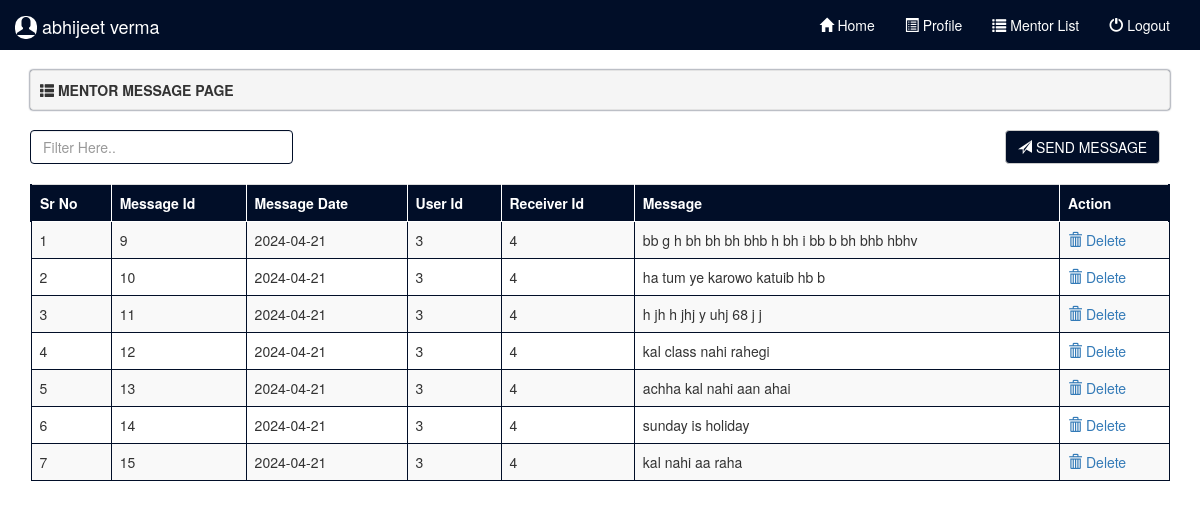
The app's page /message?id=4 (signed in) with its own data.
### tables this page shows
CREATE TABLE IF NOT EXISTS `tbl_message` (
  `msg_id` int(11) NOT NULL AUTO_INCREMENT,
  `mdate` varchar(12) NOT NULL,
  `uid` int(11) NOT NULL,
  `mid` int(11) NOT NULL,
  `message` longtext NOT NULL,
  PRIMARY KEY (`msg_id`)
);

### message.php (the view, shortened to what this page needs)
<?php
include('connect.php');
$id = $_GET['id'];
?>
<!DOCTYPE html>
<html>
<head>
	<?php include('bootcdn.php') ?>
</head>
<body>
	<?php include('header.php'); ?>
	<div class="container">
		<div class="well well-sm">
			<span class="glyphicon glyphicon-th-list"></span>
			<b>MENTOR MESSAGE PAGE</b>
		</div>
              <div class="row">
                     <div class="col-sm-3">
                      <input style="border:1px solid #010E28;" class="form-control" id="myInput" type="text" placeholder="Filter Here..">
                     </div>
                     <div class="col-sm-7">
                     </div>
                     <div class="col-sm-2">
                            <a style="background-color:#010E28;color:white;" href="#" class="btn btn-default" data-toggle="modal" data-target="#myModal">
                                   <span class="glyphicon glyphicon-send"></span>
                                   SEND MESSAGE
                            </a>
                     </div>
              </div>
             <br>
               <div class="table-responsive">
                     <table class="table table-hover table-striped table-bordered">
                            <thead>
                                   <tr>
                                          <th>Sr No</th>
                                          <th>Message Id</th>
                                          <th>Message Date</th>
                                          <th>User Id</th>
                                          <th>Receiver Id</th>
                                          <th>Message</th>
                                          <th>Action</th>
                                   </tr>
                            </thead>
                            <tbody id="myTable">
                                   <?php
                                   $ulist = mysqli_query($con,"SELECT * FROM `tbl_message` WHERE `uid` = '".$_SESSION['uid']."' AND `mid` = '".$id."' ");
                                   $counter = 1;
                                   while($ulist_data = mysqli_fetch_assoc($ulist)){
                                   ?>
                                   <tr>
                                          <td><?php echo $counter; ?></td>
                                          <td><?php echo $ulist_data['msg_id'] ?></td>
                                          <td><?php echo $ulist_data['mdate'] ?></td>
                                          <td><?php echo $ulist_data['uid'] ?></td>
                                          <td><?php echo $ulist_data['mid'] ?></td>
                                          <td><?php echo $ulist_data['message'] ?></td>
                                          <td>
                                              <a onclick="return confirm('Are you sure?')" href="inbox?id=<?php echo $ulist_data['msg_id'] ?>">
                                              <span class="glyphicon glyphicon-trash"></span>
                                              Delete
                                              </a>
                                          </td>
                                   </tr>
                            <?php $counter++;} ?>
                            </tbody>
                     </table>
               </div>
	</div>
</body>
</html>

### bootcdn.php (shortened to what this page needs)
<link rel="stylesheet" href="https://maxcdn.bootstrapcdn.com/bootstrap/3.4.1/css/bootstrap.min.css">

### header.php (shortened to what this page needs)
<nav class="navbar navbar-inverse">
  <div class="container-fluid">
    <div class="navbar-header">
      <a style="color:white;" class="navbar-brand" href="#">
        <span style="background-color:white;color:#010E28;padding-top:1px;padding-bottom:4px;padding-right:2px;padding-left:2px;border-radius:10px;" class="glyphicon glyphicon-user"></span>
        <?php echo $_SESSION['fname'] ?></a>
    </div>
    <div class="collapse navbar-collapse" id="myNavbar">
      <ul class="nav navbar-nav navbar-right">
        <li><a href="home">
        <span class="glyphicon glyphicon-home"></span>
        Home</a>
       </li>
    <li><a href="profile">
        <span class="glyphicon glyphicon-list-alt"></span>
        Profile</a>
        </li>
         <li><a href="mentor_list">
        <span class="glyphicon glyphicon-list"></span>
        Mentor List</a>
        </li>
        <li><a href="logout">
        <span class="glyphicon glyphicon-off"></span>
        Logout</a>
        </li>
      </ul>
    </div>
  </div>
</nav>

### message.php (style rules this page uses)
.well-sm, .well { box-shadow:0 0 2px #010E28; }
.table thead tr th { background-color:#010E28; color:white; }
.table thead tr { border-left:2px solid #010E28;border-right:2px solid #010E28; }
.table thead tr th { border:1px solid white; }
.table tbody tr td { border:1px solid #010E28; }

### header.php (style rules this page uses)
.navbar-inverse { background-color:#010E28; border:none; border-radius:0px; }
#myNavbar ul li a { color:white; }

### records on screen
tbl_message: msg_id "9", mdate "2024-04-21", uid "3", mid "4", message "bb g h bh bh bh bhb h bh i bb b bh bhb hbhv"
tbl_message: msg_id "10", mdate "2024-04-21", uid "3", mid "4", message "ha tum ye karowo katuib hb b"
tbl_message: msg_id "11", mdate "2024-04-21", uid "3", mid "4", message "h jh h jhj y uhj 68 j j"
tbl_message: msg_id "12", mdate "2024-04-21", uid "3", mid "4", message "kal class nahi rahegi"
tbl_message: msg_id "13", mdate "2024-04-21", uid "3", mid "4", message "achha kal nahi aan ahai"
tbl_message: msg_id "14", mdate "2024-04-21", uid "3", mid "4", message "sunday is holiday"
tbl_message: msg_id "15", mdate "2024-04-21", uid "3", mid "4", message "kal nahi aa raha"

### other values on screen
$_SESSION['fname'] "abhijeet verma"
